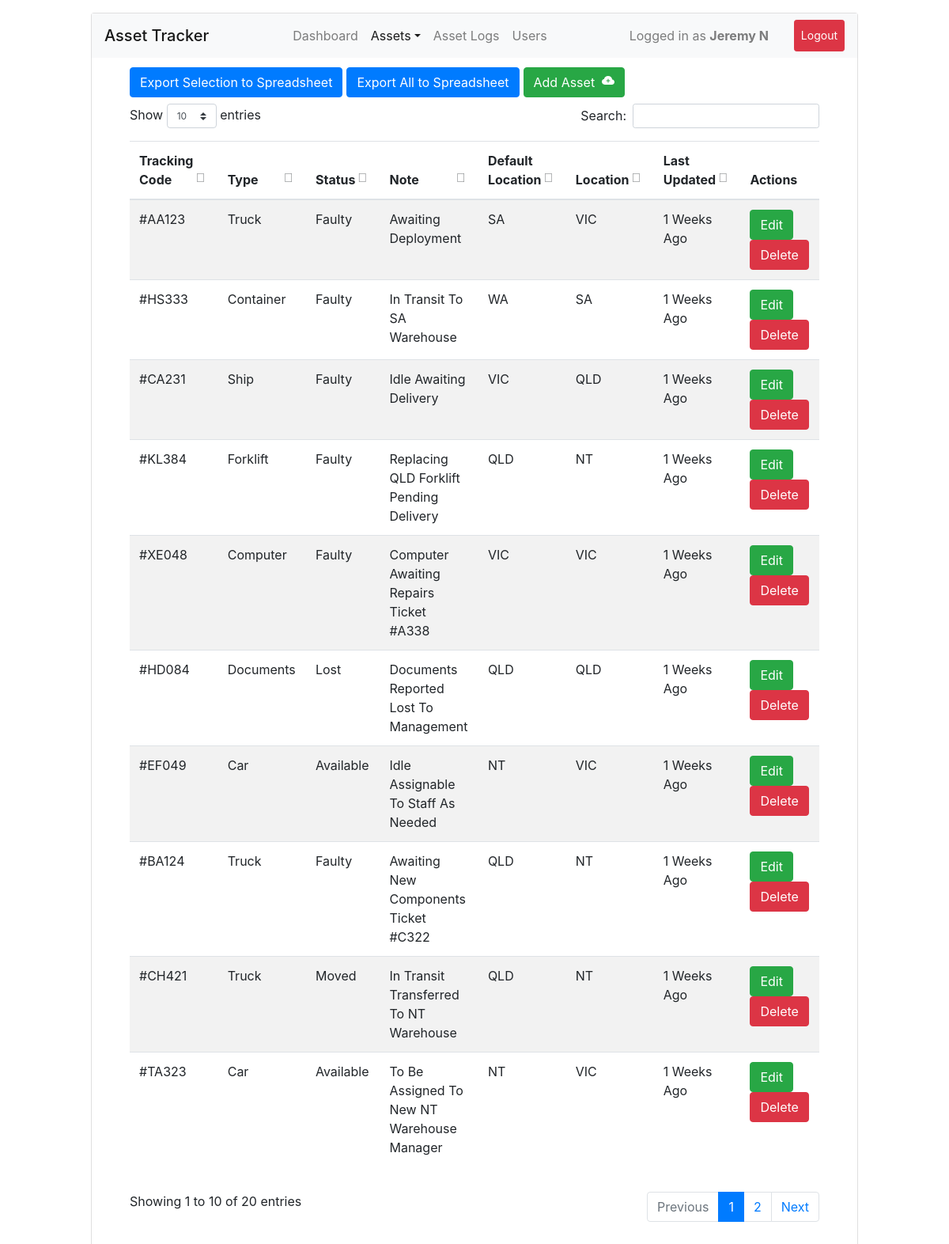
The app's page /assets (signed in), older data.
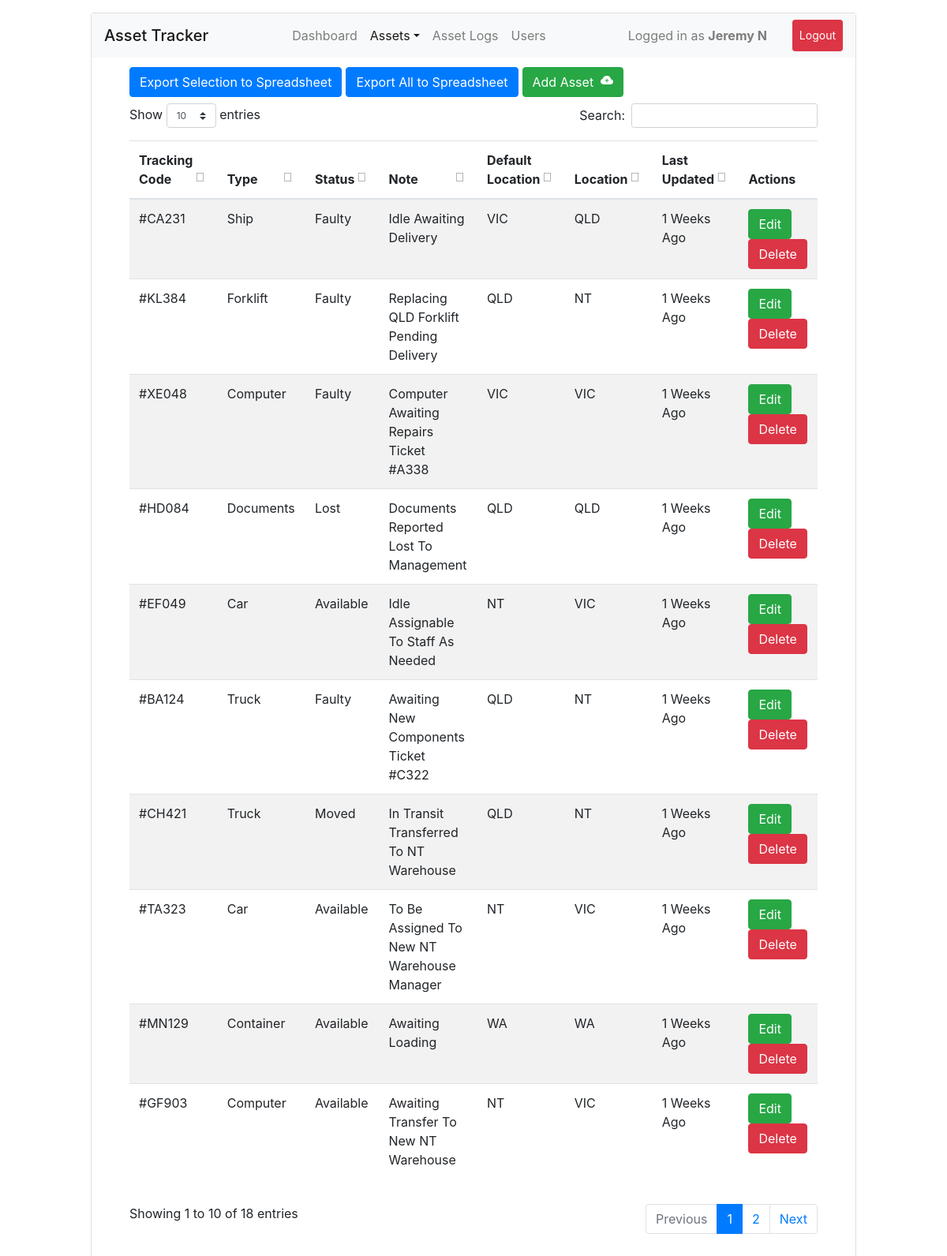
The same page, newer data.
### db.py (models this page shows)
class AssetStatus(db.Model):
	id = db.Column(db.Integer, primary_key=True)
	ass_id = db.Column(db.String(20), db.ForeignKey('assets.tracking_code'), unique=True, nullable=False)
	status = db.Column(db.String(255), nullable=False)
	note = db.Column(db.Text, nullable=False)
	location = db.Column(db.String(255), nullable=False)
	def_location = db.Column(db.String(255), nullable=False)
	last_updated = db.Column(db.DateTime, default=datetime.utcnow)

class Assets(db.Model):
	id = db.Column(db.Integer, primary_key=True)
	type = db.Column(db.String(50), nullable=False)
	tracking_code = db.Column(db.String(20), nullable=False, unique=True)
	time_created = db.Column(db.DateTime, default=datetime.utcnow)
	status = db.relationship('AssetStatus', backref="asset", lazy=True)

### ui.py (the view)
@ui.route('/assets', methods=['GET'])
@login_required
def ui_assets():
	return render_template('assets.html')

### ui.py (called while the page is built)
def login_required(func):
	@wraps(func)
	def wrapper(*args, **kwargs):
		uid = session.get('user')
		if not uid:
			return redirect(url_for('ui.ui_login'))
		u = User.query.filter_by(id=int(uid), active=True).first()
		if not u:
			return redirect(url_for('ui.ui_login'))
		g.user = u
		return func(*args, **kwargs)
	return wrapper

### templates/assets.html (shortened to what this page needs)
{% extends "main.html" %}
{% block content %}
<div class="card">
	<div class="card-block pb-1">
		<nav class="navbar navbar-expand navbar-light bg-light">
			<span class="navbar-brand mb-0 h1">Asset Tracker</span>
			<div class="collapse navbar-collapse justify-content-end">
				<div class="navbar-nav">
					<a class="nav-item nav-link" href="{{ url_for('ui.ui_index') }}">Dashboard</a>
					<div class="nav-item active dropdown">
						<a class="nav-link dropdown-toggle" data-toggle="dropdown" href="#" role="button" aria-haspopup="true" aria-expanded="false">Assets</a>
					</div>
					<a class="nav-item nav-link" href="{{ url_for('ui.ui_logs') }}">Asset Logs</a>
					<a class="nav-item nav-link" href="{{ url_for('ui.ui_users') }}">Users</a>
					<span class="px-5"></span>
					<div class="nav-item py-2 navbar-text">Logged in as <span class="font-weight-bold">{{ g.user.name }}</span></div>
					<span class="px-3"></span>
					<a class="nav-item btn btn-danger btn-sm py-2 text-white" href="{{ url_for('api.logout_user') }}">Logout</a>
				</div>
			</div>
		</nav>
	</div>
	<div class="card-block pt-2">
		<div class="row px-5">
			<div class="col-12">
				<table id="assetTable" class="table table-striped" width="100%">
					<thead>
						<tr>
							<th scope="col">Tracking Code</th>
							<th scope="col">Type</th>
							<th scope="col">Status</th>
							<th scope="col">Note</th>
							<th scope="col">Default Location</th>
							<th scope="col">Location</th>
							<th scope="col">Last Updated</th>
							<th scope="col">Actions</th>
						</tr>
					</thead>
					<tbody>
						{% for a in get_all_assets() %}
							<tr style="text-transform: capitalize;">
								<td>#{{ a.id }}</td>
								<td>{{ a.type }}</td>
								<td>{{ a.status }}</td>
								<td>{{ a.note }}</td>
								<td>{{ a.def_location }}</td>
								<td>{{ a.location }}</td>
								<td>{{ a.last_update }}</td>
								<td>
									<button type="button" class="btn btn-success" data-toggle="modal" data-target="#editAsset" data-id="{{ a.id }}" data-type="{{ a.type }}" data-status="{{ a.status }}" data-location="{{ a.location }}" data-note="{{ a.note }}">Edit</button>
									<button type="button" class="btn btn-danger" data-toggle="modal" data-target="#deleteAsset" data-id="{{ a.id }}">Delete</button>
								</td>
							</tr>
						{% endfor %}
						<button type="button" onclick="exportTableToCSV('Assets.csv')" class="btn btn-primary " id="btn-spreadsheet">Export Selection to Spreadsheet</button>
						<button type="button" class="btn btn-primary " style="margin-left: 5px" id="btn-spreadsheet-all">Export All to Spreadsheet</button>
						<button class="btn btn-success" style="margin-left: 5px" onclick="window.location = '#add'">
							<span>Add Asset&nbsp;</span>
						</button>
					</tbody>
				</table>
			</div>
		</div>
	</div>
</div>
{% endblock %}

Row changes from the older to the newer data that the page shows:
removed AssetStatus: id "AA123", status "Faulty", note "Awaiting Deployment", def_location "SA", location "VIC"
removed Assets: type "Truck"
removed AssetStatus: id "HS333", status "Faulty", note "In Transit To SA Warehouse", def_location "WA", location "SA"
now on this page (row unchanged): AssetStatus: id "MN129", status "Available", note "Awaiting Loading", def_location "WA", location "WA"
now on this page (row unchanged): AssetStatus: id "GF903", status "Available", note "Awaiting Transfer To New NT Warehouse", def_location "NT", location "VIC"
now on this page (row unchanged): Assets: type "Computer"
Text that changed along with them:
text written by a page script: "Show entries Search: Showing 1 to 10 of 20 entries Previous 1 2 Next" → "Show entries Search: Showing 1 to 10 of 18 entries Previous 1 2 Next"
new list line: "# 1 Weeks Ago Edit Delete"
list line gone: "# 1 Weeks Ago Edit Delete"
